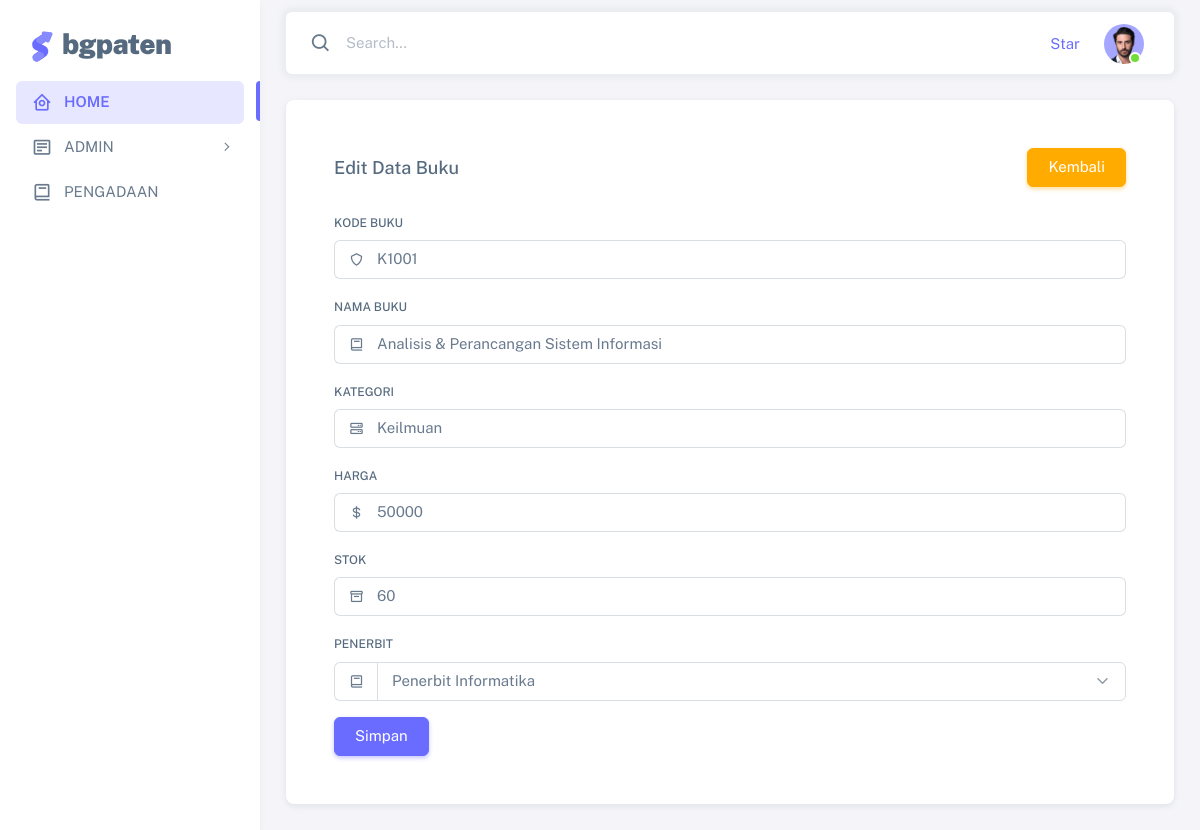
Page /buku/edit.php?id=2 on the committed database.
### tables this page shows
CREATE TABLE `buku` (
  `id` bigint(20) UNSIGNED NOT NULL,
  `kode` varchar(11) NOT NULL,
  `kategori` varchar(255) NOT NULL,
  `nama_buku` varchar(255) NOT NULL,
  `harga` bigint(20) NOT NULL,
  `stok` int(11) NOT NULL,
  `penerbit_id` bigint(20) UNSIGNED NOT NULL,
  `created_at` timestamp NULL DEFAULT NULL,
  `updated_at` timestamp NULL DEFAULT NULL
);

CREATE TABLE `penerbit` (
  `id` bigint(20) UNSIGNED NOT NULL,
  `kode` varchar(11) NOT NULL,
  `nama` varchar(255) NOT NULL,
  `alamat` text NOT NULL,
  `kota` varchar(255) NOT NULL,
  `telepon` bigint(20) NOT NULL,
  `created_at` timestamp NULL DEFAULT NULL,
  `updated_at` timestamp NULL DEFAULT NULL
);

### buku/edit.php (the view, shortened to what this page needs)
<?php
require_once "../config.php";
$id = $_GET["id"];
$edit = mysqli_query($connect, "SELECT * FROM  buku WHERE id=$id");
$penerbit = mysqli_query($connect, "SELECT * FROM  penerbit");
?>
<!DOCTYPE html>
<html lang="en" class="light-style layout-menu-fixed" dir="ltr" data-theme="theme-default" data-assets-path="../assets/"
    data-template="vertical-menu-template-free">
<head>
    <link rel="stylesheet" href="../assets/vendor/fonts/boxicons.css" />
    <link rel="stylesheet" href="../assets/vendor/css/core.css" class="template-customizer-core-css" />
    <link rel="stylesheet" href="../assets/vendor/css/theme-default.css" class="template-customizer-theme-css" />
    <link rel="stylesheet" href="../assets/css/demo.css" />
    <link rel="stylesheet" href="../assets/vendor/libs/perfect-scrollbar/perfect-scrollbar.css" />
    <link rel="stylesheet" href="../assets/vendor/libs/apex-charts/apex-charts.css" />
</head>
<body>
    <div class="layout-wrapper layout-content-navbar">
        <div class="layout-container">
            <aside id="layout-menu" class="layout-menu menu-vertical menu bg-menu-theme">
                <div class="app-brand demo">
                    <a href="index.html" class="app-brand-link">
                        <span class="app-brand-logo demo">
                        </span>
                        <span class="app-brand-text demo menu-text fw-bolder ms-2">BgPaten</span>
                    </a>
                </div>
                <ul class="menu-inner py-1">
                    <li class="menu-item active">
                        <a href="../index.php" class="menu-link">
                            <i class="menu-icon tf-icons bx bx-home-circle"></i>
                            <div data-i18n="Analytics">HOME</div>
                        </a>
                    </li>
                    <li class="menu-item">
                        <a href="javascript:void(0);" class="menu-link menu-toggle">
                            <i class="menu-icon tf-icons bx bx-detail"></i>
                            <div data-i18n="Form Layouts">ADMIN</div>
                        </a>
                    </li>
                    <li class="menu-item">
                        <a href="../pengadaan.php" class="menu-link">
                            <i class="menu-icon tf-icons bx bx-book"></i>
                            <div data-i18n="Analytics">PENGADAAN</div>
                        </a>
                    </li>
                </ul>
            </aside>
            <div class="layout-page">
                <nav class="layout-navbar container-xxl navbar navbar-expand-xl navbar-detached align-items-center bg-navbar-theme"
                    id="layout-navbar">
                    <div class="navbar-nav-right d-flex align-items-center" id="navbar-collapse">
                        <div class="navbar-nav align-items-center">
                            <div class="nav-item d-flex align-items-center">
                                <i class="bx bx-search fs-4 lh-0"></i>
                                <input type="text" class="form-control border-0 shadow-none" placeholder="Search..."
                                    aria-label="Search..." />
                            </div>
                        </div>
                        <ul class="navbar-nav flex-row align-items-center ms-auto">
                            <li class="nav-item lh-1 me-3">
                                <a class="github-button"
                                    href="https://github.com/themeselection/sneat-html-admin-template-free"
                                    data-icon="octicon-star" data-size="large" data-show-count="true"
                                    aria-label="Star themeselection/sneat-html-admin-template-free on GitHub">Star</a>
                            </li>
                            <li class="nav-item navbar-dropdown dropdown-user dropdown">
                                <a class="nav-link dropdown-toggle hide-arrow" href="javascript:void(0);"
                                    data-bs-toggle="dropdown">
                                    <div class="avatar avatar-online">
                                        <img src="../assets/img/avatars/1.png" alt
                                            class="w-px-40 h-auto rounded-circle" />
                                    </div>
                                </a>
                            </li>
                        </ul>
                    </div>
                </nav>
                <div class="content-wrapper">
                    <div class="container-xxl flex-grow-1 container-p-y">
                        <div class="card">
                            <div class="card-body">
                                <div class="card-header d-flex justify-content-between align-items-center">
                                    <h5 class="mb-0">Edit Data Buku</h5>
                                    <a href="../admin.php"><button type="submit" class="btn btn-warning float-end">Kembali</button></a>
                                </div>
                                <div class="card-body">
                                <?php
                foreach ($edit as $dataedit) {
                ?>
                                    <form method="post">
                                        <div class="mb-3">
                                            <label class="form-label" for="basic-icon-default-fullname">Kode
                                                Buku</label>
                                            <div class="input-group input-group-merge">
                                                <span id="basic-icon-default-fullname2" class="input-group-text"><i
                                                        class="bx bx-shield"></i></span>
                                                <input name="kode" type="text" class="form-control" value="<?= $dataedit["kode"] ?>"
                                                    id="basic-icon-default-fullname" placeholder="John Doe"
                                                    aria-label="John Doe"
                                                    aria-describedby="basic-icon-default-fullname2" />
                                            </div>
                                        </div>
                                        <div class="mb-3">
                                            <label class="form-label" for="basic-icon-default-company">Nama Buku</label>
                                            <div class="input-group input-group-merge">
                                                <span id="basic-icon-default-company2" class="input-group-text"><i
                                                        class="bx bx-book"></i></span>
                                                <input name="nama" type="text" id="basic-icon-default-company" value="<?= $dataedit["nama_buku"] ?>"
                                                    class="form-control" placeholder="ACME Inc." aria-label="ACME Inc."
                                                    aria-describedby="basic-icon-default-company2" />
                                            </div>
                                        </div>
                                        <div class="mb-3">
                                            <label class="form-label" for="basic-icon-default-email">Kategori</label>
                                            <div class="input-group input-group-merge">
                                                <span class="input-group-text"><i class="bx bx-server"></i></span>
                                                <input name="kategori" type="text" id="basic-icon-default-email" value="<?= $dataedit["kategori"] ?>"
                                                    class="form-control" placeholder="john.doe" aria-label="john.doe"
                                                    aria-describedby="basic-icon-default-email2" />
                                            </div>
                                        </div>
                                        <div class="mb-3">
                                            <label class="form-label" for="basic-icon-default-phone">Harga</label>
                                            <div class="input-group input-group-merge">
                                                <span id="basic-icon-default-phone2" class="input-group-text"><i
                                                        class="bx bx-dollar"></i></span>
                                                <input name="harga" type="text" id="basic-icon-default-phone" value="<?= $dataedit["harga"] ?>"
                                                    class="form-control phone-mask" placeholder="658 799 8941"
                                                    aria-label="658 799 8941"
                                                    aria-describedby="basic-icon-default-phone2" />
                                            </div>
                                        </div>
                                        <div class="mb-3">
                                            <label class="form-label" for="basic-icon-default-phone">Stok</label>
                                            <div class="input-group input-group-merge">
                                                <span id="basic-icon-default-phone2" class="input-group-text"><i
                                                        class="bx bx-box"></i></span>
                                                <input name="stok" type="text" id="basic-icon-default-phone" value="<?= $dataedit["stok"] ?>"
                                                    class="form-control phone-mask" placeholder="658 799 8941"
                                                    aria-label="658 799 8941"
                                                    aria-describedby="basic-icon-default-phone2" />
                                            </div>
                                        </div>
                                        <div class="mb-3">
                                            <label class="form-label" for="basic-icon-default-phone">Penerbit</label>
                                            <div class="input-group input-group-merge">
                                                <span id="basic-icon-default-phone2" class="input-group-text"><i
                                                        class="bx bx-book"></i></span>
                                                <select name="penerbit" class="form-select"
                                                    id="exampleFormControlSelect1" aria-label="Default select example">
                                                    <?php
                                                    foreach ($penerbit as $bit) {
                                                        ?>
                                                        <option <?php echo $bit['id'] == $dataedit['penerbit_id'] ? "selected" : ""?> value="<?= $bit['id'] ?>">
                                                            <?= $bit['nama'] ?>
                                                        </option>
                                                        <?php
                                                    }
                                                    ?>
                                                </select>
                                            </div>
                                        </div>
                                        <button name="simpan" type="submit" class="btn btn-primary">Simpan</button>
                                    </form>
                                    <?php
                }
                                    ?>
                                </div>
                            </div>
                        </div>
                    </div>
                </div>
            </div>
        </div>
</body>
</html>

### assets/css/demo.css (style rules this page uses)
.menu .app-brand.demo { height: 64px; margin-top: 12px; }
.app-brand-logo.demo svg { width: 22px; height: 38px; }
.app-brand-text.demo { font-size: 1.75rem; letter-spacing: -0.5px; text-transform: lowercase; }

### rows in the picture
buku: kode "K1001", nama "Analisis & Perancangan Sistem Informasi", kategori "Keilmuan", harga "50000", stok "60", penerbit "Penerbit Informatika"
